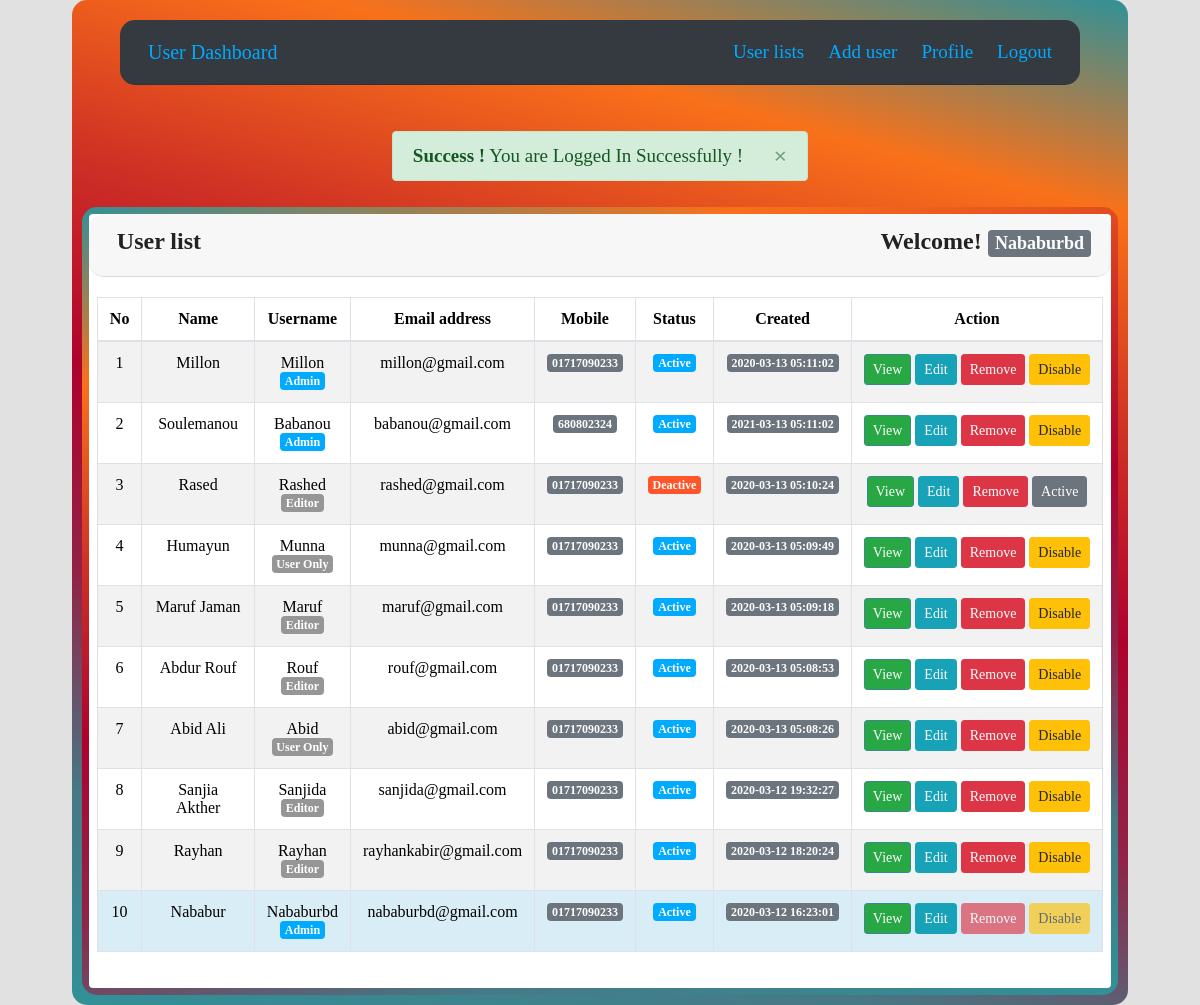
Screenshot of /user_management/index.php (signed in) with the database file from the repository.
### tables this page shows
CREATE TABLE `tbl_users` (
  `id` int(11) NOT NULL,
  `name` varchar(255) DEFAULT NULL,
  `username` varchar(255) DEFAULT NULL,
  `email` varchar(255) DEFAULT NULL,
  `password` varchar(255) DEFAULT NULL,
  `mobile` varchar(25) DEFAULT NULL,
  `roleid` tinyint(4) DEFAULT NULL,
  `isActive` tinyint(4) DEFAULT 0,
  `created_at` timestamp NOT NULL DEFAULT current_timestamp(),
  `updated_at` timestamp NOT NULL DEFAULT current_timestamp()
);

### user_management/index.php (the view, shortened to what this page needs)
<div class="colorR">
<?php include 'inc/header.php'; ?>
</div>
  <?php
  $logMsg = Session::get('logMsg');
  if (isset($logMsg)) {
    echo $logMsg;
  }
  ?>
 <link rel="stylesheet" href="inc\index_style.css">
<div class="colorx">
      <div class="card ">
        <div class="card-header">
          <h3><i class="fas fa-users mr-2"></i>User list <span class="float-right">Welcome! <strong>
            <span class="badge badge-lg badge-secondary text-white">
<?php
$username = Session::get('username');
if (isset($username)) {
  echo $username;
}
 ?></span>
          </strong></span></h3>
        </div>
        <div class="card-body pr-2 pl-2">
          <table id="example" class="table table-striped table-bordered" style="width:100%">
                  <thead>
                    <tr>
                      <th  class="text-center" style="">No</th>
                      <th  class="text-center">Name</th>
                      <th  class="text-center">Username</th>
                      <th  class="text-center">Email address</th>
                      <th  class="text-center">Mobile</th>
                      <th  class="text-center">Status</th>
                      <th  class="text-center">Created</th>
                      <th  width='25%' class="text-center">Action</th>
                    </tr>
                  </thead>
                  <tbody>
                    <?php
                      $allUser = $users->selectAllUserData();
                      if ($allUser) {
                        $i = 0;
                        foreach ($allUser as  $value) {
                          $i++;
                     ?>
                      <tr class="text-center"
                      <?php if (Session::get("id") == $value->id) {
                        echo "style='background:#d9edf7' ";
                      } ?>
                      >
                        <td><?php echo $i; ?></td>
                        <td><?php echo $value->name; ?></td>
                        <td><?php echo $value->username; ?> <br>
                          <?php if ($value->roleid  == '1'){
                          echo "<span class='badge badge-lg badge-info text-white'>Admin</span>";
                        } elseif ($value->roleid == '2') {
                          echo "<span class='badge badge-lg badge-dark text-white'>Editor</span>";
                        }elseif ($value->roleid == '3') {
                            echo "<span class='badge badge-lg badge-dark text-white'>User Only</span>";
                        } ?></td>
                        <td><?php echo $value->email; ?></td>
                        <td><span class="badge badge-lg badge-secondary text-white"><?php echo $value->mobile; ?></span></td>
                        <td>
                          <?php if ($value->isActive == '0') { ?>
                          <span class="badge badge-lg badge-info text-white">Active</span>
                        <?php }else{ ?>
                    <span class="badge badge-lg badge-danger text-white">Deactive</span>
                        <?php } ?>
                        </td>
                        <td><span class="badge badge-lg badge-secondary text-white"><?php echo $users->formatDate($value->created_at);  ?></span></td>
                        <td>
                          <?php if ( Session::get("roleid") == '1') {?>
                            <a class="btn btn-success btn-sm
                            " href="profile.php?id=<?php echo $value->id;?>">View</a>
                            <a class="btn btn-info btn-sm " href="profile.php?id=<?php echo $value->id;?>">Edit</a>
                            <a onclick="return confirm('Are you sure To Delete ?')" class="btn btn-danger
                    <?php if (Session::get("id") == $value->id) {
                      echo "disabled";
                    } ?>
                             btn-sm " href="?remove=<?php echo $value->id;?>">Remove</a>
                             <?php if ($value->isActive == '0') {  ?>
                               <a onclick="return confirm('Are you sure To Deactive ?')" class="btn btn-warning
                       <?php if (Session::get("id") == $value->id) {
                         echo "disabled";
                       } ?>
                                btn-sm " href="?deactive=<?php echo $value->id;?>">Disable</a>
                             <?php } elseif($value->isActive == '1'){?>
                               <a onclick="return confirm('Are you sure To Active ?')" class="btn btn-secondary
                       <?php if (Session::get("id") == $value->id) {
                         echo "disabled";
                       } ?>
                                btn-sm " href="?active=<?php echo $value->id;?>">Active</a>
                             <?php } ?>
                        <?php  }elseif(Session::get("id") == $value->id  && Session::get("roleid") == '2'){ ?>
                          <a class="btn btn-success btn-sm " href="profile.php?id=<?php echo $value->id;?>">View</a>
                          <a class="btn btn-info btn-sm " href="profile.php?id=<?php echo $value->id;?>">Edit</a>
                        <?php }elseif(Session::get("id") == $value->id  && Session::get("roleid") == '3'){ ?>
                          <a class="btn btn-success btn-sm " href="profile.php?id=<?php echo $value->id;?>">View</a>
                          <a class="btn btn-info btn-sm " href="profile.php?id=<?php echo $value->id;?>">Edit</a>
                        <?php } ?>
                        </td>
                      </tr>
                    <?php }}else{ ?>
                      <tr class="text-center">
                      <td>No user availabe now !</td>
                    </tr>
                    <?php } ?>
                  </tbody>
              </table>
        </div>
      </div>
</div>

### user_management/inc/header.php (shortened to what this page needs)
<?php
$filepath = realpath(dirname(__FILE__));
include_once $filepath."/../lib/Session.php";
$users = new Users();
?>
<!DOCTYPE html>
<html lang="en" dir="ltr">
  <head>
    <link rel="stylesheet" href="assets/bootstrap.min.css">
    <link rel="stylesheet" href="assets/dataTables.bootstrap4.min.css">
    <link rel="stylesheet" href="assets/style.css">
    <link rel="stylesheet" href="css__font__family\font.css">
  </head>
  <body>
<div class="colorH">
    <div class="container">
      <nav class="navbar navbar-expand-md navbar-dark bg-dark card-header">
        <a class="navbar-brand" href="index.php"><i class="fas fa-home mr-2"></i>User Dashboard</a>
        <div class="collapse navbar-collapse" id="navbarsExampleDefault">
          <ul class="navbar-nav ml-auto">
          <?php if (Session::get('id') == TRUE) { ?>
            <?php if (Session::get('roleid') == '1') { ?>
              <li class="nav-item">
                  <a class="nav-link" href="index.php"><i class="fas fa-users mr-2"></i>User lists </span></a>
              </li>
              <li class="nav-item
              <?php
                          $path = $_SERVER['SCRIPT_FILENAME'];
                          $current = basename($path, '.php');
                          if ($current == 'addUser') {
                            echo " active ";
                          }
                         ?>">
                <a class="nav-link" href="addUser.php"><i class="fas fa-user-plus mr-2"></i>Add user </span></a>
              </li>
            <?php  } ?>
            <li class="nav-item
            <?php
      				$path = $_SERVER['SCRIPT_FILENAME'];
      				$current = basename($path, '.php');
      				if ($current == 'profile') {
      					echo "active ";
      				}
      			 ?>
            ">
              <a class="nav-link" href="profile.php?id=<?php echo Session::get("id"); ?>"><i class="fab fa-500px mr-2"></i>Profile <span class="sr-only">(current)</span></a>
            </li>
            <li class="nav-item">
              <a class="nav-link" href="?action=logout"><i class="fas fa-sign-out-alt mr-2"></i>Logout</a>
            </li>
          <?php } ?>
          </ul>
        </div>
      </nav>
</div>

### user_management/assets/style.css (style rules this page uses)
* { font-family: 'Baloo 2', cursive; }
body { background: #B4B4B4; line-height: 24px; font-size: 19px; font-style: normal; font-weight: normal; visibility: visible; background: #B4B4B4; font-family: 'Baloo 2', cursive; color: black; }
h1, h2, h3, h4, h5, h6 { color: #222; font-family: 'Baloo 2', cursive; font-weight: 900; margin-top: 0; }
h3 { font-size: 24px; line-height: 30px; }

### user_management/inc/index_style.css (style rules this page uses)
.card { display: flex; flex-direction: column; justify-content: center; align-items: center; border-radius: px; background: #fff; border: none; }
body { display: flex; justify-content: center; align-items: center; background: #E1E1E1; }
.colorR { display: flex; flex-direction: column; justify-content: center; align-items: center; padding-top: 10px; border-radius: 15px; background: linear-gradient(195deg ,#319197, #F9711A,#D03224,#AE022E,#902447,#477885,#319197); border: none; }
.bg-dark { margin-bottom: 20px; border-radius: 15px; background-color: #fff; }
.navbar-dark .navbar-brand { color: #00AAFF; }
.card-header:first-child { border-radius: 15px; }
.navbar-dark .navbar-nav .nav-link { color: #00AAFF; }
.colorx { display: flex; flex-direction: column; justify-content: center; align-items: center; padding: 7px; border-radius: 15px; background: linear-gradient(-195deg ,#319197, #F9711A,#D03224,#AE022E,#902447,#477885,#319197); height: auto; border: none; margin: 10px; }
#example.table.table-striped.table-bordered { background: #fff; width: 2800px; border: none; border-radius: 15px; }
.card-header { width: 100%; }
.badge-info { background: #00AAFF; }
.badge-danger { background: #FF552A; }
.badge-dark { background: #969696; }
.btn-success { border-color:#398890; }

### user_management/inc/header.php (style rules this page uses)
body { display: flex; justify-content: center; align-items: center; min-height: 100vh; }
.colorH { padding: 5px; margin: 5px; width: 1000px; border-radius: 15px; }
.navbar.navbar-expand-md.navbar-dark.bg-dark.card-header { border-radius: 15px; background: #fff; }

### rows the page displays
tbl_users: name "Millon", username "Millon", shows "Admin", email "millon@gmail.com", mobile "01717090233", isActive "Active", created_at "2020-03-13 05:11:02"
tbl_users: name "Soulemanou", username "Babanou", shows "Admin", email "babanou@gmail.com", mobile "680802324", isActive "Active", created_at "2021-03-13 05:11:02"
tbl_users: name "Rased", username "Rashed", shows "Editor", email "rashed@gmail.com", mobile "01717090233", isActive "Deactive", created_at "2020-03-13 05:10:24"
tbl_users: name "Humayun", username "Munna", shows "User Only", email "munna@gmail.com", mobile "01717090233", isActive "Active", created_at "2020-03-13 05:09:49"
tbl_users: name "Maruf Jaman", username "Maruf", shows "Editor", email "maruf@gmail.com", mobile "01717090233", isActive "Active", created_at "2020-03-13 05:09:18"
tbl_users: name "Abdur Rouf", username "Rouf", shows "Editor", email "rouf@gmail.com", mobile "01717090233", isActive "Active", created_at "2020-03-13 05:08:53"
tbl_users: name "Abid Ali", username "Abid", shows "User Only", email "abid@gmail.com", mobile "01717090233", isActive "Active", created_at "2020-03-13 05:08:26"
tbl_users: name "Sanjia Akther", username "Sanjida", shows "Editor", email "sanjida@gmail.com", mobile "01717090233", isActive "Active", created_at "2020-03-12 19:32:27"
tbl_users: name "Rayhan", username "Rayhan", shows "Editor", email "rayhankabir@gmail.com", mobile "01717090233", isActive "Active", created_at "2020-03-12 18:20:24"
tbl_users: name "Nababur", username "Nababurbd", shows "Admin", email "nababurbd@gmail.com", mobile "01717090233", isActive "Active", created_at "2020-03-12 16:23:01"

### other values shown
$logMsg "× Success ! You are Logged In Successfully !"
$username "Nababurbd"
